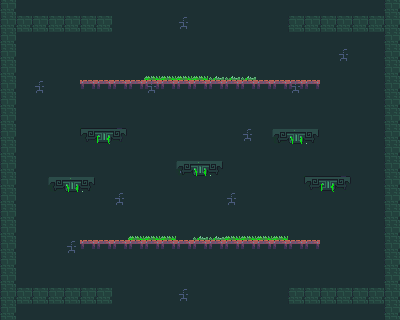

Below is a game level as drawn by its tile map, then a one-line description and the .tmx that defines it (tile-layer data replaced by summaries):
An orthogonal 25x20 tile map with 16x16 px tiles, 5 tile layers (Background, Background2:ElectricBoogaloo, OneSidedPlatforms, Platforms, ...), 2 tilesets and 12 objects.

<map version="1.0" tiledversion="1.1.2" orientation="orthogonal" renderorder="right-up" width="25" height="20" tilewidth="16" tileheight="16" infinite="0" nextobjectid="1">
 <tileset firstgid="1" source="../tile1.tsx" />
 <tileset firstgid="65" name="sketches1-0 tiles and monsters" tilewidth="16" tileheight="16" tilecount="64" columns="8">
  <image source="../../Assets/Images/sketches2- tiles and monsters.png" width="128" height="128" />
  <tile id="2">
   <objectgroup draworder="index">
    <object id="1" x="0" y="0" width="16" height="3" />
   </objectgroup>
  </tile>
  <tile id="3">
   <objectgroup draworder="index">
    <object id="2" x="0" y="0" width="16" height="16" />
   </objectgroup>
  </tile>
  <tile id="4">
   <objectgroup draworder="index">
    <object id="1" x="0" y="0" width="16" height="16" />
   </objectgroup>
  </tile>
  <tile id="5">
   <objectgroup draworder="index">
    <object id="1" x="0" y="0" width="16" height="16" />
   </objectgroup>
  </tile>
  <tile id="8">
   <objectgroup draworder="index">
    <object id="1" x="0" y="0" width="16" height="16" />
   </objectgroup>
  </tile>
  <tile id="9">
   <objectgroup draworder="index">
    <object id="1" x="0" y="0" width="16" height="16" />
   </objectgroup>
  </tile>
  <tile id="10">
   <objectgroup draworder="index">
    <object id="1" x="0" y="0" width="16" height="16" />
   </objectgroup>
  </tile>
  <tile id="19">
   <objectgroup draworder="index">
    <object id="1" x="0" y="0" width="16" height="8" />
   </objectgroup>
   <animation>
    <frame tileid="19" duration="200" />
    <frame tileid="29" duration="200" />
   </animation>
  </tile>
  <tile id="20">
   <objectgroup draworder="index">
    <object id="2" x="0" y="0" width="16" height="8" />
   </objectgroup>
   <animation>
    <frame tileid="20" duration="200" />
    <frame tileid="30" duration="200" />
   </animation>
  </tile>
  <tile id="21">
   <objectgroup draworder="index">
    <object id="1" x="0" y="0" width="16" height="8" />
   </objectgroup>
   <animation>
    <frame tileid="21" duration="200" />
    <frame tileid="31" duration="200" />
   </animation>
  </tile>
  <tile id="22">
   <objectgroup draworder="index">
    <object id="1" x="0" y="0" width="16" height="16" />
   </objectgroup>
  </tile>
  <tile id="36">
   <objectgroup draworder="index">
    <object id="1" x="0" y="0" width="16" height="4" />
   </objectgroup>
  </tile>
 </tileset>
 <layer name="Background" width="25" height="20">
  <data>[500 cells, 500 non-empty, 1 distinct tile ids]</data>
 </layer>
 <layer name="Background2:ElectricBoogaloo" width="25" height="20">
  <data>[500 cells, 51 non-empty, 2 distinct tile ids]</data>
 </layer>
 <layer name="OneSidedPlatforms" width="25" height="20">
  <data>[500 cells, 30 non-empty, 1 distinct tile ids]</data>
 </layer>
 <layer name="Platforms" width="25" height="20">
  <data>[500 cells, 39 non-empty, 7 distinct tile ids]</data>
 </layer>
 <layer name="Foreground" width="25" height="20">
  <data>[500 cells, 16 non-empty, 2 distinct tile ids]</data>
 </layer>
</map>